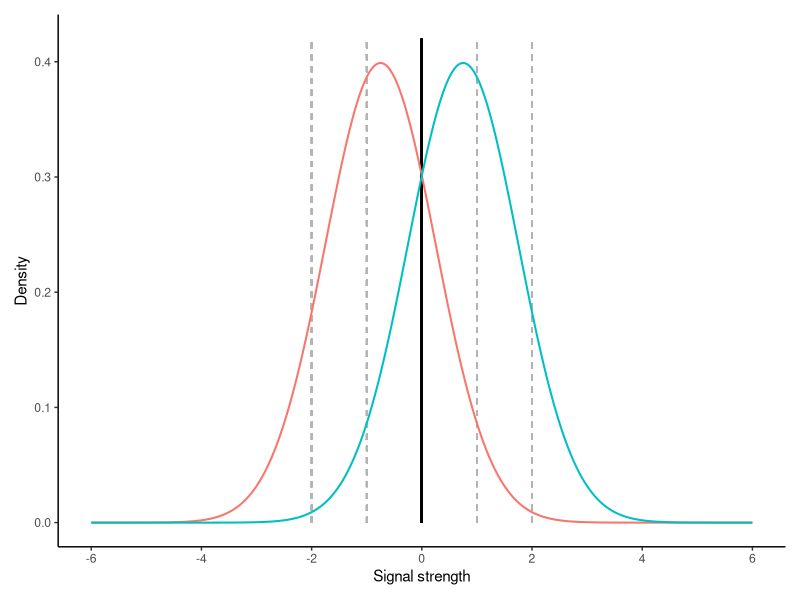

Write the R code that produced this figure.
library(tidyverse)
library(cowplot)
library(patchwork)

x_vals <- seq(-6, 6, length.out = 1000)
df <- tibble(
  x = x_vals,
  density_1 = dnorm(x_vals, mean = -0.75, sd = 1),
  density_2 = dnorm(x_vals, mean =  0.75, sd = 1)
) %>%
  pivot_longer(cols = starts_with("density"),
               names_to = "distribution", values_to = "density")

labels <- c("―CW―", "―CCW―") 
x_pos  <- c(-0.60, 1.38)

# color_1 <- "#E41A1C"
# color_2 <- "#377EB8"

p1 <- ggplot(df, aes(x = x, y = density, color = distribution)) +
  geom_segment(x =  0,   xend =  0,   y = 0, yend = 0.42, linetype = "solid",  color = "black",  size = 0.6) +
  geom_segment(x = -1, xend = -1, y = 0, yend = 0.42, linetype = "dashed", color = "grey70", size = 0.5) +
  geom_segment(x = -2, xend = -2, y = 0, yend = 0.42, linetype = "dashed", color = "grey70", size = 0.5) +
  geom_segment(x =  1, xend =  1, y = 0, yend = 0.42, linetype = "dashed", color = "grey70", size = 0.5) +
  geom_segment(x =  2, xend =  2, y = 0, yend = 0.42, linetype = "dashed", color = "grey70", size = 0.5) +
  geom_line(size = 0.7, alpha = 1) +
  annotate(
    "text",
    fontface = "bold",
    x = x_pos,
    y = 1,
    label = labels) +
# scale_color_manual(values = c("density_1" = color_1, "density_2" = color_2)) +
  scale_x_continuous(breaks = seq(-6, 6, by = 2), limits = c(-6, 6)) +
  scale_y_continuous(limits = c(0, 0.42)) +
  labs(x = "Signal strength", y = "Density") +
  theme_classic(base_size = 11) +
  theme(legend.position = "none")

g1 <- list(p1)
g1 <- lapply(g1, function(p) {
  p + theme(
    legend.position = "none",
    plot.margin = margin(t = 5, r = 5, b = 5, l = 5, unit = "pt")
  )
})

sdt <- wrap_plots(g1, nrow = 1)
ggsave("sdt.png", sdt, width = 2.1, height = 2, dpi = 300)
